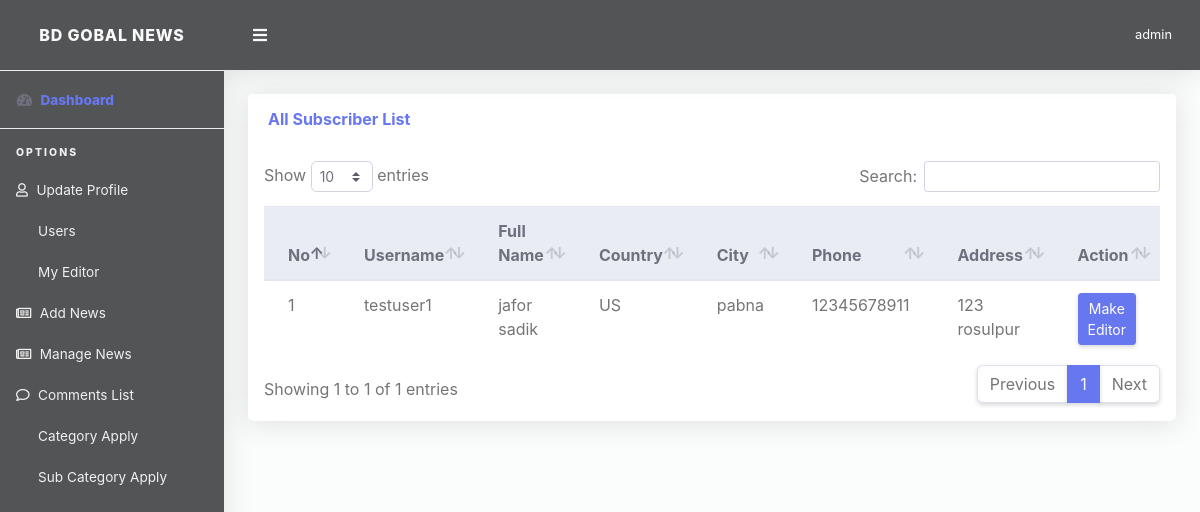
The app's page /author/user-list (signed in) with its own data.
### App_Accounts/models.py (models this page shows, shortened)
class Subscriber(models.Model):
    user=models.ForeignKey(User,on_delete=models.CASCADE,related_name="subscriber")
    status=models.BooleanField(default=False)
    timestamp=models.DateTimeField(auto_now=True,auto_now_add=False)

class Profile(models.Model):
    user = models.OneToOneField(User, on_delete=models.CASCADE)
    is_author=models.BooleanField(default=False)
    is_editor=models.BooleanField(default=False)
    about=models.TextField(blank=True)
    phone = models.CharField(max_length=11, blank=True)
    country = models.CharField(max_length=50,choices=CHOICES, blank=True)
    city = models.CharField(max_length=50, blank=True)
    photo=models.ImageField(upload_to="Profile/",default="profile.png")
    address = models.CharField(max_length=100, blank=True)
    fb_id=models.URLField(blank=True)
    tw_id=models.URLField(blank=True)
    linkd_id=models.URLField(blank=True)
    instra_id=models.URLField(blank=True)

### App_Author/views.py (the view)
# urls.py: path('user-list',views.UserListView,name='userlist_view'),
@login_required(login_url='App_Accounts:login')
def UserListView(request):
    subs = Subscriber.objects.filter(status=False)
    context = {
        'all_Subscriber': subs,
    }
    return render(request, 'App_Author/userlistview.html', context)

### templates/App_Author/userlistview.html (shortened to what this page needs)
{% extends 'App_Author/base.html' %}
{% load static %}
{% load crispy_forms_tags %}
{% block content %}
<div class="container">
    <div class="row mb-3">
          <div class="col-lg-12 m-0 m-auto">
              <div class="card mb-4">
                <div class="card-header py-3 d-flex flex-row align-items-center justify-content-between">
                  <h6 class="m-0 font-weight-bold text-primary">All Subscriber List</h6>
                </div>
                <div class="table-responsive p-3">
                  <table class="table align-items-center table-flush table-hover" id="dataTableHover">
                    <thead class="thead-light">
                      <tr>
                        <th>No</th>
                        <th>Username</th>
                        <th>Full Name</th>
                        <th>Country</th>
                        <th>City</th>
                        <th>Phone</th>
                        <th>Address</th>
                        <th>Action</th>
                      </tr>
                    </thead>
                    <tbody>
                    {% for g in all_Subscriber %}
                      <tr>
                        <td>{{ forloop.counter }}</td>
                        <td>{{ g.user }}</td>
                        {% if g.user.first_name != "" or  g.user.last_name != ""  %}
                        <td>{{ g.user.first_name }} {{ g.user.last_name }} </td>
                        {% else %}
                        <td><i class="fas fa-times-circle text-danger"></i></td>
                        {% endif %}
                        {% if  g.user.profile.country != "" %}
                        <td>{{ g.user.profile.country }}</td>
                        {% else %}
                        <td><i class="fas fa-times-circle text-danger"></i></td>
                        {% endif %}
                        {% if  g.user.profile.city != "" %}
                        <td>{{ g.user.profile.city }}</td>
                        {% else %}
                        <td><i class="fas fa-times-circle text-danger"></i></td>
                        {% endif %}
                        {% if  g.user.profile.phone != "" %}
                        <td>{{ g.user.profile.phone }}</td>
                        {% else %}
                        <td><i class="fas fa-times-circle text-danger"></i></td>
                        {% endif %}
                        {% if  g.user.profile.address != "" %}
                        <td>{{ g.user.profile.address }}</td>
                        {% else %}
                        <td><i class="fas fa-times-circle text-danger"></i></td>
                        {% endif %}
                        <td>
                            <button class="btn btn-primary btn-sm" data-toggle="modal" value="{{ g.id }}" data-target="#make_editor">
                              Make Editor</button>
                        </td>
                      </tr>
                     {% endfor %}
                    </tbody>
                  </table>
                </div>
              </div>
            </div>
          </div>
</div>
{% endblock %}

### templates/App_Author/base.html (shortened to what this page needs)
<!DOCTYPE html>
<html lang="en">
{% load static %}
<head>
  <link href="{% static 'superadmin/vendor/fontawesome-free/css/all.min.css' %}" rel="stylesheet" type="text/css">
  <link href="{% static 'superadmin/vendor/bootstrap/css/bootstrap.min.css' %}" rel="stylesheet" type="text/css">
  <link href="{% static 'superadmin/css/ruang-admin.min.css' %}" rel="stylesheet">
  <link href="{% static 'superadmin/vendor/datatables/dataTables.bootstrap4.min.css' %}" rel="stylesheet">
    <link href="{% static 'superadmin/vendor/select2/dist/css/select2.min.css' %}" rel="stylesheet" type="text/css">
<link rel="stylesheet" href="https://pro.fontawesome.com/releases/v5.10.0/css/all.css"/>
</head>
<body id="page-top">
  <div id="wrapper">
    <ul class="navbar-nav sidebar sidebar-light accordion" id="accordionSidebar">
      <a class="sidebar-brand d-flex align-items-center justify-content-center" href="{% url 'App_News:index' %}">
        <div class="sidebar-brand-icon">
            BD GOBAL NEWS
        </div>
      </a>
      <hr class="sidebar-divider my-0">
      <li class="nav-item active">
        <a class="nav-link" href="{% url 'App_Author:author_dashboard' %}">
          <i class="fas fa-fw fa-tachometer-alt"></i>
          <span class="text-primary">Dashboard</span></a>
      </li>
      <hr class="sidebar-divider">
      <div class="sidebar-heading">
       Options
      </div>
	  {% include 'App_Author/author_sidebar_option.html' %}
    </ul>
    <div id="content-wrapper" class="d-flex flex-column">
      <div id="content">
        <nav class="navbar navbar-expand navbar-light bg-navbar topbar mb-4 static-top">
          <button id="sidebarToggleTop" class="btn btn-link rounded-circle mr-3">
            <i class="fa fa-bars"></i>
          </button>
            <ul class="navbar-nav ml-auto">
            <li class="nav-item dropdown no-arrow">
              <a class="nav-link dropdown-toggle" href="#" id="userDropdown" role="button" data-toggle="dropdown"
                aria-haspopup="true" aria-expanded="false">
                <span class="ml-2 d-none d-lg-inline text-white small">{{ request.user }}</span>
              </a>
            </li>
          </ul>
        </nav>
       {% block content %}
       {% endblock %}
      </div>
    </div>
  </div>
</body>
</html>

### templates/App_Author/base.html (style rules this page uses)
.sidebar-light .sidebar-brand { color: #fafafa; background-color: #535456; }
.bg-navbar { color: #fafafa; background-color: #535456 }
.sidebar { color: #fafafa; background-color:#535456 !important; }
.sidebar-light .sidebar-heading { color: #f0f0f0; }
.sidebar-light .nav-item .nav-link { color: #f0f0f0; }
.sidebar-light .nav-item .nav-link i { color: #f0f0f0; }

### records on screen
Subscriber: user "testuser1", user.first_name "jafor", user.last_name "sadik", user.profile.country "US", user.profile.city "pabna", user.profile.phone "12345678911", user.profile.address "123 rosulpur", {{ g.id }} 3 (drawn)

### other values on screen
{{ request.user }} "admin"
